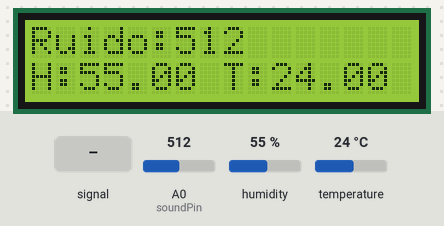
Simulated run of this sketch. Board: Arduino Uno, built with avr-gcc and run on an emulated ATmega328P. Parts: 16×2 character LCD. The test bench sets the inputs (shaded band); at power-on: A0 (soundPin) = 512, humidity 55 %, temperature 24 °C. What the sketch prints to the serial monitor is not drawn.

Above: at 1.7 s.
1.8 s: A0 (soundPin) fed a 200 Hz sine of ±81 counts around its level
At 2.6 s:
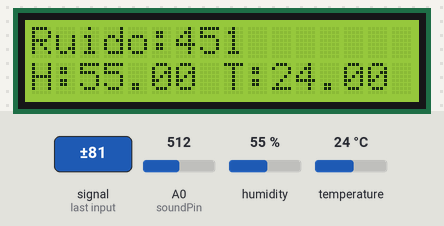
4.6 s: A0 (soundPin) set to 330
At 5.8 s:
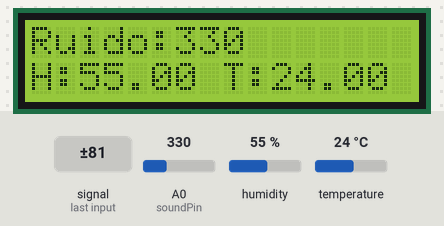
6.7 s: humidity set to 22 %
At 8.5 s:
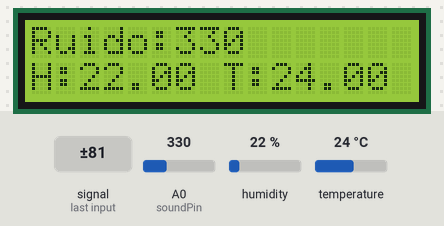
8.8 s: temperature set to 12 °C
At 10.6 s:
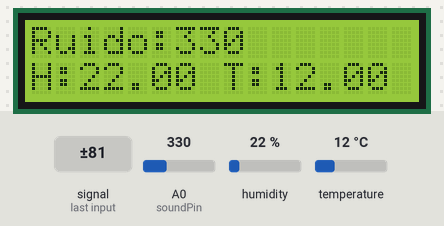
10.9 s: A0 (soundPin) fed a 1000 Hz sine of ±255 counts around its level
At 12.9 s:
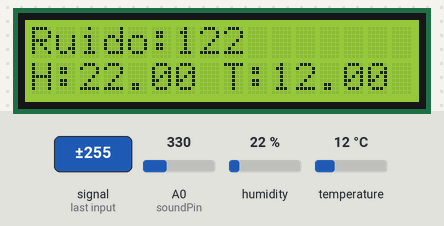
14.0 s: A0 (soundPin) set to 350
At 15.9 s:
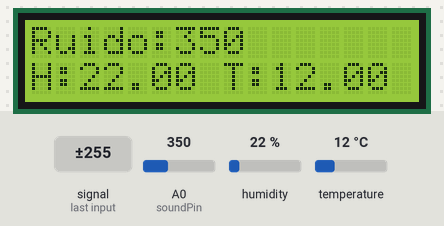
Timing chart, 0 to 17.0 s (numbered marks = the images above; inputs shaded):
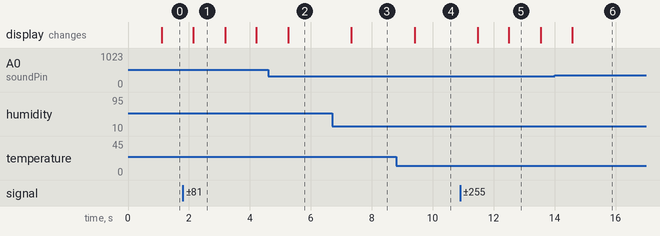

Measured:
- after the input at 1.8 s, the display: changes after 0.34 s (image 1)
- after the input at 6.7 s, the display: changes after 0.63 s (image 3)
- after the input at 8.8 s, the display: changes after 0.61 s (image 4)
- after the input at 10.9 s, the display: first changes after 0.58 s (image 5 shows a later state)
- what the display in image 1 shows lasts 1.1 s, from 2.1 s to 3.2 s

The sketch:

Medidor_de_ambiente.ino
```cpp
/*** Librerías  ***/
#include <DHT.h> // Librería sensor de temperatura
#include <LiquidCrystal_I2C.h> // Librería del display LCD


/*** DHT11 ***/
#define DHTPIN 2      // Definimos el pin digital donde se conecta el sensor
#define DHTTYPE DHT11 // Dependiendo del tipo de sensor
DHT dht(DHTPIN, DHTTYPE); // Inicializamos el sensor DHT11

/*** Display LCD ***/
LiquidCrystal_I2C lcd(0x27,16,2);  // set the LCD address to 0x27 for a 16 chars and 2 line display

/*** Wifi ***/


/*** Sensor de ruido ***/
int soundPin = A0;


/*** Sensor de luminosidad ***/


void setup(){

  /*** Se inicializa el display LCD  ***/
  lcd.init();
  lcd.backlight();

  /*** Se inicializa el sensor de temperatura y humedad  ***/
  Serial.begin(9600);  // inicializa comunicación serie con el DHT11 y el sensor de ruido
  dht.begin();        // Comienza el sensor DHT

  /*** Se inicializa el módulo WIFI  ***/


  /*** Se inicializa el sensor de ruido ***/


  /*** Se inicializa el sensor de luminosidad ***/


}


void loop(){
  delay(1000); // Se esperan 1 segundo entre medidas

  /*** Medición de temperatura, humedad y sensación termica ***/
  medir_temperatura_humedad();

  /*** Medición de ruido ***/
  medir_ruido();

  /*** Medición de luminosidad ***/
  medir_luminosidad();

  /** Wifi ***/
}

double medir_luminosidad(){

}

double medir_temperatura_humedad(){
  float h = dht.readHumidity(); // Se lee la humedad relativa
  float t = dht.readTemperature(); // Se lee la temperatura en grados centígrados (por defecto)
  float f = dht.readTemperature(true); // Se lee la temperatura en grados Fahreheit

  // Comprobamos si ha habido algún error en la lectura
  if (isnan(h) || isnan(t) || isnan(f)) {
    Serial.println("Error obteniendo los datos del sensor DHT11");
    return;
  }

  float hif = dht.computeHeatIndex(f, h); // Calcular el índice de calor/sensación termica en Fahreheit
  float hic = dht.computeHeatIndex(t, h, false); // Calcular el índice de calor/sensación termica en grados centígrados
  /*
  Serial.print("Humedad: ");  Serial.print(h);
  Serial.print(" %\t"); Serial.print("Temperatura: ");
  Serial.print(t);  Serial.print(" *C ");
  Serial.print(f);  Serial.print(" *F\t");
  Serial.print("Índice de calor: ");
  Serial.print(hic);  Serial.print(" *C ");
  Serial.print(hif);  Serial.println(" *F"); */

  /*** Mostrar en Display ***/
  lcd.setCursor(0,1); // Humedad  // Segundo reglón
  lcd.print("H:");
  lcd.print(h);

  lcd.setCursor(8,1); // Temperatura, centigrados
  lcd.print("T:");
  lcd.print(t);

  return 0;
}


double medir_ruido(){
  int value = analogRead(soundPin);
  if (value > 340){
    Serial.println("Está hablando muy alto ");
    Serial.println(value);
  } else {
    Serial.println(value);
  }

  /*** Mostrar en Display ***/
  lcd.setCursor(0,0);  // Primer reglón
  lcd.print("Ruido:");
  lcd.print(value);
  return value;
}
```
